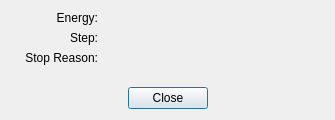
<?xml version="1.0" encoding="UTF-8"?>
<ui version="4.0">
 <class>Info</class>
 <widget class="QDialog" name="Info">
  <property name="geometry">
   <rect>
    <x>0</x>
    <y>0</y>
    <width>335</width>
    <height>120</height>
   </rect>
  </property>
  <property name="sizePolicy">
   <sizepolicy hsizetype="Fixed" vsizetype="Fixed">
    <horstretch>0</horstretch>
    <verstretch>0</verstretch>
   </sizepolicy>
  </property>
  <property name="minimumSize">
   <size>
    <width>335</width>
    <height>120</height>
   </size>
  </property>
  <property name="maximumSize">
   <size>
    <width>335</width>
    <height>120</height>
   </size>
  </property>
  <property name="windowTitle">
   <string>K-Means Information</string>
  </property>
  <layout class="QVBoxLayout" name="verticalLayout">
   <item>
    <layout class="QGridLayout" name="gridLayout">
     <item row="0" column="0">
      <widget class="QLabel" name="energyLabel">
       <property name="minimumSize">
        <size>
         <width>30</width>
         <height>0</height>
        </size>
       </property>
       <property name="text">
        <string>Energy:</string>
       </property>
       <property name="alignment">
        <set>Qt::AlignRight|Qt::AlignTrailing|Qt::AlignVCenter</set>
       </property>
      </widget>
     </item>
     <item row="0" column="1">
      <widget class="QLabel" name="energyDisplay">
       <property name="sizePolicy">
        <sizepolicy hsizetype="Minimum" vsizetype="Fixed">
         <horstretch>0</horstretch>
         <verstretch>0</verstretch>
        </sizepolicy>
       </property>
       <property name="minimumSize">
        <size>
         <width>220</width>
         <height>0</height>
        </size>
       </property>
       <property name="text">
        <string/>
       </property>
      </widget>
     </item>
     <item row="1" column="1">
      <widget class="QLabel" name="stepDisplay">
       <property name="sizePolicy">
        <sizepolicy hsizetype="Minimum" vsizetype="Fixed">
         <horstretch>0</horstretch>
         <verstretch>0</verstretch>
        </sizepolicy>
       </property>
       <property name="minimumSize">
        <size>
         <width>220</width>
         <height>0</height>
        </size>
       </property>
       <property name="text">
        <string/>
       </property>
      </widget>
     </item>
     <item row="1" column="0">
      <widget class="QLabel" name="stepLabel">
       <property name="sizePolicy">
        <sizepolicy hsizetype="Expanding" vsizetype="Preferred">
         <horstretch>0</horstretch>
         <verstretch>0</verstretch>
        </sizepolicy>
       </property>
       <property name="minimumSize">
        <size>
         <width>30</width>
         <height>0</height>
        </size>
       </property>
       <property name="text">
        <string>Step:</string>
       </property>
       <property name="alignment">
        <set>Qt::AlignRight|Qt::AlignTrailing|Qt::AlignVCenter</set>
       </property>
      </widget>
     </item>
     <item row="2" column="0">
      <widget class="QLabel" name="reasonLabel">
       <property name="text">
        <string>Stop Reason:</string>
       </property>
       <property name="alignment">
        <set>Qt::AlignRight|Qt::AlignTrailing|Qt::AlignVCenter</set>
       </property>
      </widget>
     </item>
     <item row="2" column="1">
      <widget class="QLabel" name="reasonDisplay">
       <property name="text">
        <string/>
       </property>
      </widget>
     </item>
    </layout>
   </item>
   <item>
    <spacer name="verticalSpacer">
     <property name="orientation">
      <enum>Qt::Vertical</enum>
     </property>
     <property name="sizeHint" stdset="0">
      <size>
       <width>20</width>
       <height>40</height>
      </size>
     </property>
    </spacer>
   </item>
   <item>
    <widget class="QDialogButtonBox" name="buttonBox">
     <property name="orientation">
      <enum>Qt::Horizontal</enum>
     </property>
     <property name="standardButtons">
      <set>QDialogButtonBox::Close</set>
     </property>
     <property name="centerButtons">
      <bool>true</bool>
     </property>
    </widget>
   </item>
  </layout>
 </widget>
 <resources/>
 <connections>
  <connection>
   <sender>buttonBox</sender>
   <signal>accepted()</signal>
   <receiver>Info</receiver>
   <slot>accept()</slot>
   <hints>
    <hint type="sourcelabel">
     <x>248</x>
     <y>254</y>
    </hint>
    <hint type="destinationlabel">
     <x>157</x>
     <y>274</y>
    </hint>
   </hints>
  </connection>
  <connection>
   <sender>buttonBox</sender>
   <signal>rejected()</signal>
   <receiver>Info</receiver>
   <slot>reject()</slot>
   <hints>
    <hint type="sourcelabel">
     <x>316</x>
     <y>260</y>
    </hint>
    <hint type="destinationlabel">
     <x>286</x>
     <y>274</y>
    </hint>
   </hints>
  </connection>
 </connections>
</ui>
